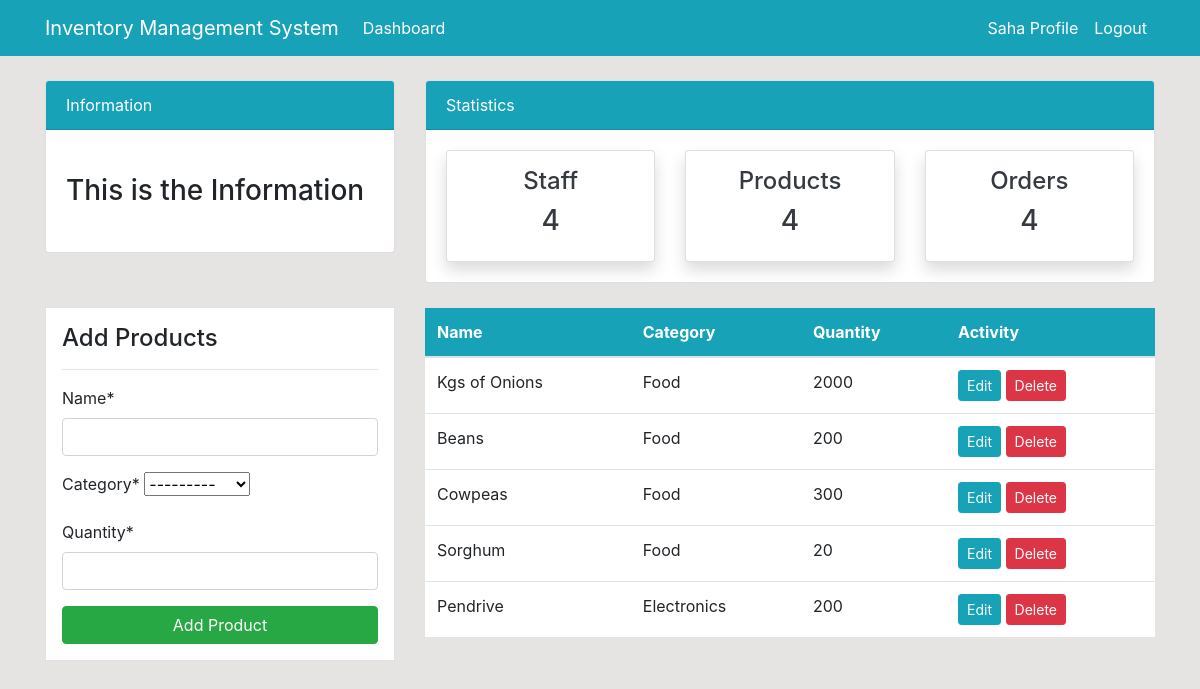
The app's page /product/ (signed in) with its own data.
### dashboard/models.py (models this page shows, shortened)
class Product(models.Model):
    name = models.CharField(max_length =100, null=True)
    category = models.CharField(max_length=20, choices = CATEGORY, null=True)
    quantity = models.PositiveIntegerField(null=True)
    class Meta:
        verbose_name_plural = 'Product'

### dashboard/views.py (the view)
# urls.py: path('product/', views.product, name = 'dashboard-product'),
@login_required
def product(request):
    items = Product.objects.all() #using ORM
    if request.method == 'POST':
        form = ProductForm(request.POST)
        if form.is_valid():
            form.save()
            product_name = form.cleaned_data.get('name')
            messages.success(request, f'{product_name} has been added')
            return redirect("dashboard-product")
    else:
        form = ProductForm()
    context ={
        'items': items,
        'form' : form,
    }
    return render(request, 'dashboard/product.html', context)

### dashboard/forms.py
class ProductForm(forms.ModelForm):
    class Meta:
        model = Product
        fields = ['name', 'category', 'quantity']

### templates/dashboard/product.html (shortened to what this page needs)
{% extends 'partials/base.html' %}
{% block content %}
{% include 'partials/topnav.html'%}
{% load crispy_forms_tags %}
<div class="container">
    <div class="row my-4">
    <div class="col-md-4">
    <div class="border bg-white p-3">
    <h4>Add Products</h4>
    <hr>
    <form  method = "POST">
       {{ form|crispy }}
       <input class="btn btn-success btn-block" type="submit" value="Add Product">
    </form>
    </div>
    </div>
    <div class="col-md-8">
    <table class="table bg-white">
    <thead class="bg-info">
    <tr class="text-white">
    <th scope="col">Name</th>
    <th scope="col">Category</th>
    <th scope="col">Quantity</th>
    <th scope="col">Activity</th>
    </tr>
    </thead>
    <tbody>
    {% for item in items  %}
    <tr>
    <td>{{ item.name }}</td>
    <td>{{ item.category }}</td>
    <td>{{ item.quantity }}</td>
    <td>
    <a class="btn btn-info btn-sm" href="{% url 'dashboard-product-update' item.id %}">Edit</a>
    <a class="btn btn-danger btn-sm" href="{% url 'dashboard-product-delete' item.id %}">Delete</a>
    </td>
    </tr>
    {% endfor %}
    </tbody>
    </table>
    </div>
    </div>
    </div>
{% endblock %}

### templates/partials/nav.html (shortened to what this page needs)
<nav class="navbar navbar-expand-lg navbar-info bg-info">
    {%if user.is_authenticated %}
    <div class="container">
    <a class="navbar-brand text-white" href="{%url 'dashboard-index' %}">Inventory Management System</a>
    <div class="collapse navbar-collapse" id="navbarSupportedContent">
    <ul class="navbar-nav mr-auto">
    <li class="nav-item active">
    <a class="nav-link text-white" href="{%url 'dashboard-index' %}">Dashboard </a>
    </li>
    </ul>
    <ul class="navbar-nav ml-auto">
    <li class="nav-item active">
    <a class="nav-link text-white" href="{% url 'user-profile' %}">{{ user.username }} Profile </a>
    </li>
    <li class="nav-item">
    <a class="nav-link text-white" href="{% url 'user-logout' %}">Logout</a>
    </li>
    </ul>
        {% endif %}
    </div>
    </div>
</nav>

### static/style.css (style rules this page uses)
body { background: rgb(230, 227, 227); }

### records on screen
Product: name "Kgs of Onions", category "Food", quantity "2000"
Product: name "Beans", category "Food", quantity "200"
Product: name "Cowpeas", category "Food", quantity "300"
Product: name "Sorghum", category "Food", quantity "20"
Product: name "Pendrive", category "Electronics", quantity "200"

### other values on screen
{{ user.username }} "Saha"
